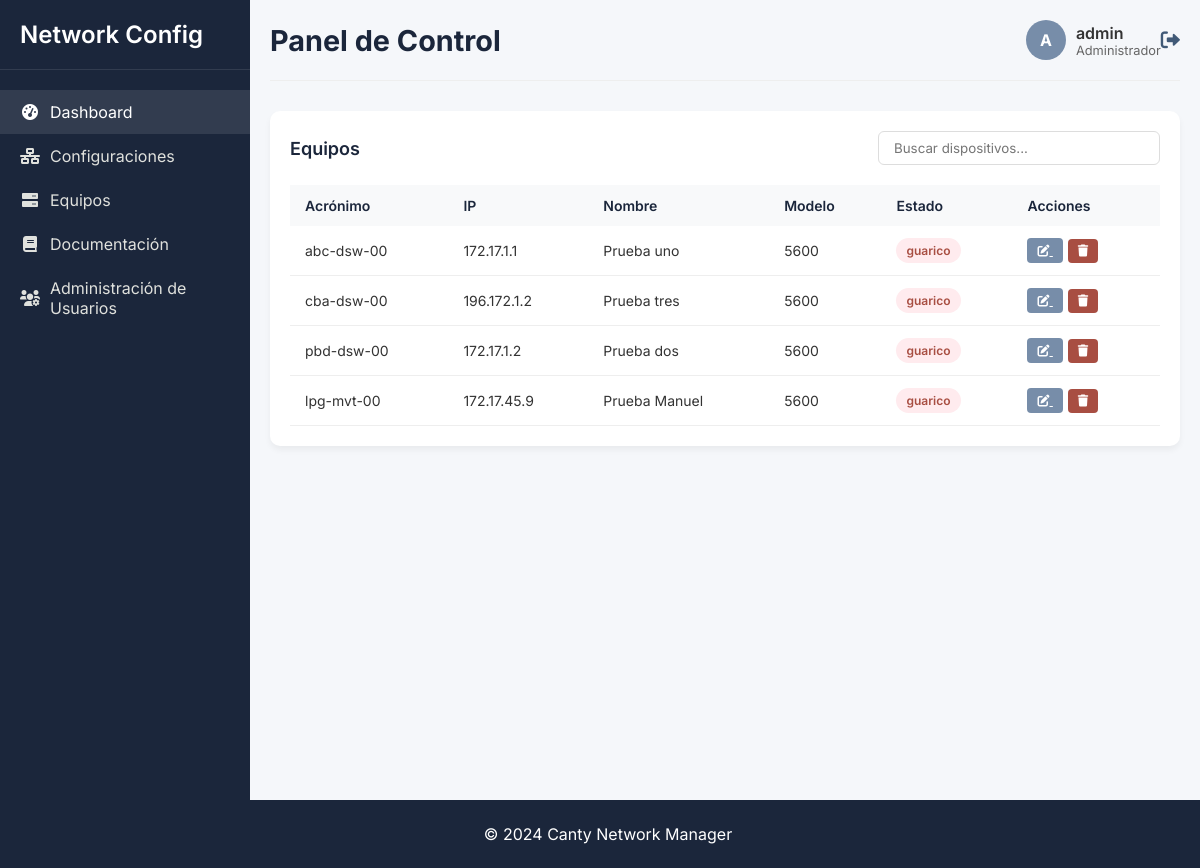
Before: /list_device (signed in) with the older database file.
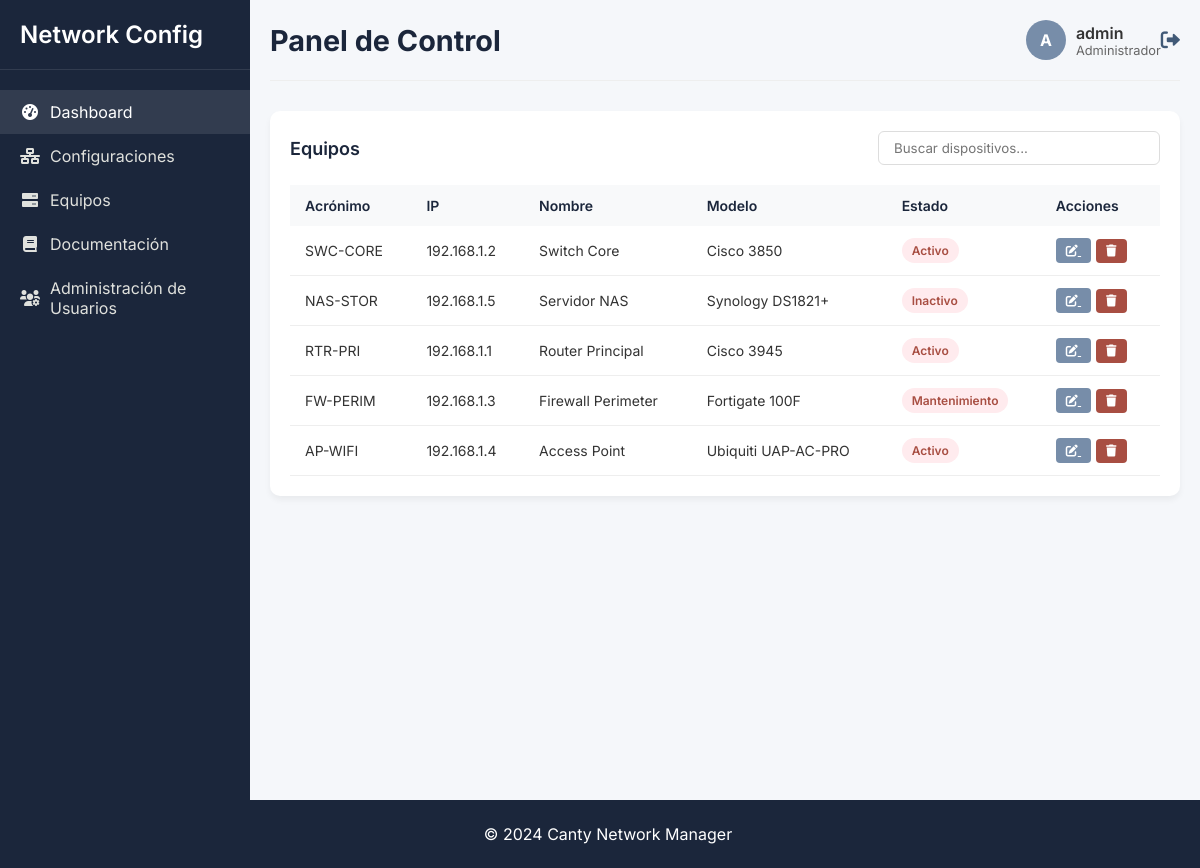
After: the same page with the newer database file.
### tables this page shows
CREATE TABLE User_Login (
        id INTEGER PRIMARY KEY AUTOINCREMENT,
        usuario TEXT UNIQUE NOT NULL,
        contrasena TEXT NOT NULL,
        tipo_usuario INTEGER NOT NULL,
        FOREIGN KEY (tipo_usuario) REFERENCES Tipo_usuario(id)
    );

CREATE TABLE Equipo (
        id INTEGER PRIMARY KEY AUTOINCREMENT,
        region TEXT,
        estado TEXT,
        localidad TEXT,
        nombre_equipo TEXT,
        acronimo TEXT UNIQUE,
        ip TEXT UNIQUE,
        modelo TEXT,
        proveedor TEXT
    );

### app.py (the view)
@app.route('/list_device')
@login_required
def list_device():
    try:
        with closing(get_db()) as conn:
            equipos = conn.execute('''
                SELECT * FROM Equipo
                ORDER BY nombre_equipo DESC
                LIMIT 10
            ''').fetchall()
            return render_template('equipos/list_device.html', equipos=equipos)
    except Exception as e:
        logger.error(f"Error al listar equipos: {str(e)}")
        return render_template('error.html', error="Error al cargar los equipos")

### app.py (called while the page is built)
@login_manager.user_loader
def load_user(user_id):
    with closing(get_db()) as conn:
        user = conn.execute(
            'SELECT id, usuario, tipo_usuario FROM User_Login WHERE id = ?',
            (user_id,)
        ).fetchone()
        if user:
            return User(user['id'], user['usuario'], user['tipo_usuario'])
    return None

def get_db():
    conn = sqlite3.connect(app.config['DATABASE'])
    conn.row_factory = sqlite3.Row
    return conn

@app.context_processor
def inject_user():
    return dict(current_user=current_user)

    @property
    def is_admin(self):
        return self.user_type == 1 # Asumiendo que 1 es el tipo para admin

### templates/equipos/list_device.html (shortened to what this page needs)
{% extends "base.html" %}
{% block extra_css %}
    <link rel="stylesheet" href="{{ url_for('static', filename='css/dashboard.css') }}">
{% endblock %}
{% block content %}
<div class="app-container">
    <aside class="sidebar">
        <div class="sidebar-header">
            <h2>Network Config</h2>
        </div>
        <div class="sidebar-menu">
            <a href="{{ url_for('dashboard') }}" class="menu-item active">
                <i class="fas fa-tachometer-alt"></i>
                <span>Dashboard</span>
            </a>
            <a href="{{ url_for('dashboard_list_version') }}" class="menu-item">
                <i class="fas fa-network-wired"></i>
                <span>Configuraciones</span>
            </a>
            <a href="{{ url_for('list_device') }}" class="menu-item">
                <i class="fas fa-server"></i>
                <span>Equipos</span>
            </a>
            <a href="{{ url_for('documentacion') }}" class="menu-item">
                <i class="fas fa-book"></i>
                <span>Documentación</span>
            </a>
            {% if current_user.is_admin %}
            <a href="{{ url_for('user_management') }}" class="menu-item">
                <i class="fas fa-users-cog"></i>
                <span>Administración de Usuarios</span>
            </a>
            {% endif %}
        </div>
    </aside>
    <div class="main-content">
        <div class="header">
            <h1>Panel de Control</h1>
            <div class="user-info">
                <div class="user-avatar">{{ current_user.username[0]|upper }}</div>
                <div>
                    <div class="user-name">{{ current_user.username }}</div>
                    <div class="user-role">
                        {% if current_user.is_admin %}
                        Administrador
                        {% else %}
                        Trabajador
                        {% endif %}
                    </div>
                </div>
                <a href="{{ url_for('logout') }}" class="logout-btn" title="Cerrar sesión">
                    <i class="fas fa-sign-out-alt"></i>
                </a>
            </div>
        </div>
        <div class="table-container">
            <div class="table-header">
                <h3 class="table-title">Equipos</h3>
                <input type="text" class="search-bar" placeholder="Buscar dispositivos...">
            </div>
            <table>
                <thead>
                    <tr>
                        <th>Acrónimo</th>
                        <th>IP</th>
                        <th>Nombre</th>
                        <th>Modelo</th>
                        <th>Estado</th>
                        <th>Acciones</th>
                    </tr>
                </thead>
                <tbody>
                    {% for equipo in equipos %}
                    <tr>
                        <td>{{ equipo.acronimo }}</td>
                        <td>{{ equipo.ip }}</td>
                        <td>{{ equipo.nombre_equipo }}</td>
                        <td>{{ equipo.modelo }}</td>
                        <td>
                            <span class="status-badge {% if equipo.estado == 'activo' %}status-active{% else %}status-inactive{% endif %}">
                                {{ equipo.estado }}
                            </span>
                        </td>
                        <td>
                            <a href="{{ url_for('list_version', acronimo=equipo.acronimo) }}" class="action-btn edit-btn">
                                <i class="fas fa-edit"></i>
                            </a>
                            {% if current_user.is_admin %}
                            <form action="{{ url_for('delete_device', id=equipo.id) }}" method="POST" style="display: inline;">
                                <button type="submit" class="action-btn delete-btn" onclick="return confirm('¿Eliminar este equipo?')">
                                    <i class="fas fa-trash"></i>
                                </button>
                            {% endif %}
                            </form>
                        </td>
                    </tr>
                    {% endfor %}
                </tbody>
            </table>
        </div>
    </div>
</div>
{% endblock %}

### templates/base.html (shortened to what this page needs)
<!DOCTYPE html>
<html lang="es">
<head>
    <link rel="stylesheet" href="{{ url_for('static', filename='css/base.css') }}">
    <link rel="stylesheet" href="https://cdnjs.cloudflare.com/ajax/libs/font-awesome/6.0.0/css/all.min.css">
    {% block extra_css %}{% endblock %}
</head>
<body>
    <main>
        {% block content %}{% endblock %}
    </main>
    <footer>
        <p>© 2024 Canty Network Manager</p>
    </footer>
</body>
</html>

### static/css/base.css (style rules this page uses)
:root { --primary-dark: #1b263b; --primary: #415a77; --primary-light: #778da9; --background: #e0e1dd; --error: #a84e42; --success: #2e7d32; --warning: #ff9800; }
body { font-family: 'Inter', sans-serif; margin: 0; padding: 0; color: #333; min-height: 100vh; display: flex; flex-direction: column; }
main { flex: 1; }
footer { position: static; bottom: 0; width: 100%; text-align: center; padding: 0.5rem; background-color: var(--primary-dark); color: white; }

### static/css/dashboard.css (style rules this page uses)
body { font-family: 'Inter', sans-serif; margin: 0; padding: 0; background-color: #f5f7fa; color: #333; }
.app-container { display: flex; min-height: 100vh; }
.sidebar { width: 250px; background-color: var(--primary-dark); color: white; padding: 20px 0; transition: all 0.3s; }
.sidebar-header { padding: 0 20px 20px; border-bottom: 1px solid rgba(255,255,255,0.1); }
.sidebar-header h2 { margin: 0; font-size: 1.5rem; font-weight: 600; }
.sidebar-menu { padding: 20px 0; }
.menu-item { padding: 12px 20px; display: flex; align-items: center; color: var(--background); text-decoration: none; transition: all 0.2s; }
.menu-item:hover, .menu-item.active { background-color: rgba(255,255,255,0.1); color: white; }
.menu-item i { margin-right: 10px; width: 20px; text-align: center; }
.main-content { flex: 1; padding: 20px; }
.header { display: flex; justify-content: space-between; align-items: center; margin-bottom: 30px; padding-bottom: 20px; border-bottom: 1px solid #eee; }
.header h1 { margin: 0; font-size: 1.8rem; color: var(--primary-dark); }
.user-info { display: flex; align-items: center; }
.user-avatar { width: 40px; height: 40px; border-radius: 50%; background-color: var(--primary-light); display: flex; align-items: center; justify-content: center; margin-right: 10px; color: white; font-weight: bold; }
.user-name { font-weight: 600; }
.user-role { font-size: 0.8rem; color: #666; }
.logout-btn { color: var(--primary); background: none; border: none; cursor: pointer; font-size: 1.2rem; }
.table-container { background: white; border-radius: 10px; padding: 20px; box-shadow: 0 4px 6px rgba(0,0,0,0.05); }
.table-header { display: flex; justify-content: space-between; align-items: center; margin-bottom: 20px; }
.table-title { font-size: 18px; font-weight: 600; color: var(--primary-dark); margin: 0; }
.search-bar { padding: 8px 15px; border: 1px solid #ddd; border-radius: 6px; width: 250px; font-family: 'Inter', sans-serif; }
table { width: 100%; border-collapse: collapse; }
th { text-align: left; padding: 12px 15px; background-color: #f8f9fa; color: var(--primary-dark); font-weight: 600; font-size: 14px; }
td { padding: 12px 15px; border-bottom: 1px solid #eee; font-size: 14px; }
.status-badge { padding: 5px 10px; border-radius: 20px; font-size: 12px; font-weight: 600; display: inline-block; }
.status-inactive { background-color: #ffebee; color: var(--error); }
.action-btn { padding: 5px 10px; border-radius: 4px; border: none; cursor: pointer; font-size: 12px; margin-right: 5px; transition: all 0.2s; }
.edit-btn { background-color: var(--primary-light); color: white; }
.delete-btn { background-color: var(--error); color: white; }

Changed rows visible on the page:
changed Equipo: acronimo "pbd-dsw-00" → "SWC-CORE"; ip "172.17.1.2" → "192.168.1.2"; nombre_equipo "Prueba dos" → "Switch Core"; modelo "5600" → "Cisco 3850"; estado "guarico" → "Activo"; moves up the list
added Equipo: acronimo "NAS-STOR", ip "192.168.1.5", nombre_equipo "Servidor NAS", modelo "Synology DS1821+", estado "Inactivo"
changed Equipo: acronimo "abc-dsw-00" → "RTR-PRI"; ip "172.17.1.1" → "192.168.1.1"; nombre_equipo "Prueba uno" → "Router Principal"; modelo "5600" → "Cisco 3945"; estado "guarico" → "Activo"
changed Equipo: acronimo "cba-dsw-00" → "FW-PERIM"; ip "196.172.1.2" → "192.168.1.3"; nombre_equipo "Prueba tres" → "Firewall Perimeter"; modelo "5600" → "Fortigate 100F"; estado "guarico" → "Mantenimiento"
changed Equipo: acronimo "lpg-mvt-00" → "AP-WIFI"; ip "172.17.45.9" → "192.168.1.4"; nombre_equipo "Prueba Manuel" → "Access Point"; modelo "5600" → "Ubiquiti UAP-AC-PRO"; estado "guarico" → "Activo"
